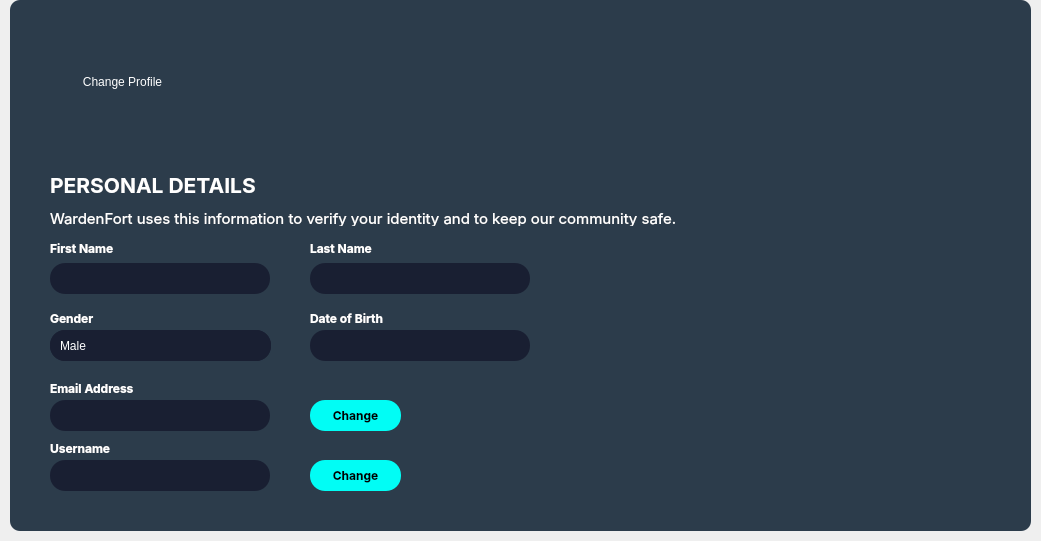
<?xml version="1.0" encoding="UTF-8"?>
<ui version="4.0">
 <class>accountWidget</class>
 <widget class="QWidget" name="accountWidget">
  <property name="geometry">
   <rect>
    <x>0</x>
    <y>0</y>
    <width>1041</width>
    <height>541</height>
   </rect>
  </property>
  <property name="windowTitle">
   <string>Form</string>
  </property>
  <layout class="QHBoxLayout" name="horizontalLayout">
   <property name="leftMargin">
    <number>10</number>
   </property>
   <property name="topMargin">
    <number>0</number>
   </property>
   <property name="rightMargin">
    <number>10</number>
   </property>
   <property name="bottomMargin">
    <number>10</number>
   </property>
   <item>
    <widget class="QFrame" name="frame_3">
     <property name="styleSheet">
      <string notr="true">background-color: rgb(44, 60, 75);
border: 0px;
border-radius: 10px;</string>
     </property>
     <property name="frameShape">
      <enum>QFrame::StyledPanel</enum>
     </property>
     <property name="frameShadow">
      <enum>QFrame::Plain</enum>
     </property>
     <widget class="QLabel" name="label_4">
      <property name="geometry">
       <rect>
        <x>30</x>
        <y>-10</y>
        <width>131</width>
        <height>131</height>
       </rect>
      </property>
      <property name="styleSheet">
       <string notr="true">background-color: transparent;</string>
      </property>
      <property name="text">
       <string/>
      </property>
      <property name="pixmap">
       <pixmap>../../../Downloads/Ellipse.png</pixmap>
      </property>
     </widget>
     <widget class="QLabel" name="label_6">
      <property name="geometry">
       <rect>
        <x>40</x>
        <y>170</y>
        <width>221</width>
        <height>31</height>
       </rect>
      </property>
      <property name="font">
       <font>
        <family>Inter</family>
        <pointsize>16</pointsize>
        <bold>true</bold>
       </font>
      </property>
      <property name="styleSheet">
       <string notr="true">background-color: transparent;
color: white;</string>
      </property>
      <property name="text">
       <string>PERSONAL DETAILS</string>
      </property>
     </widget>
     <widget class="QLabel" name="label_7">
      <property name="geometry">
       <rect>
        <x>40</x>
        <y>210</y>
        <width>631</width>
        <height>16</height>
       </rect>
      </property>
      <property name="font">
       <font>
        <family>Inter</family>
        <pointsize>11</pointsize>
       </font>
      </property>
      <property name="styleSheet">
       <string notr="true">background-color: transparent; color: white;</string>
      </property>
      <property name="text">
       <string>WardenFort uses this information to verify your identity and to keep our community safe. </string>
      </property>
     </widget>
     <widget class="QLabel" name="label_8">
      <property name="geometry">
       <rect>
        <x>40</x>
        <y>240</y>
        <width>71</width>
        <height>16</height>
       </rect>
      </property>
      <property name="font">
       <font>
        <family>Inter</family>
        <bold>true</bold>
       </font>
      </property>
      <property name="styleSheet">
       <string notr="true">background-color: transparent; color: white;</string>
      </property>
      <property name="text">
       <string>First Name</string>
      </property>
     </widget>
     <widget class="QLabel" name="label_9">
      <property name="geometry">
       <rect>
        <x>300</x>
        <y>240</y>
        <width>71</width>
        <height>16</height>
       </rect>
      </property>
      <property name="font">
       <font>
        <family>Inter</family>
        <bold>true</bold>
       </font>
      </property>
      <property name="styleSheet">
       <string notr="true">background-color: transparent; color: white;</string>
      </property>
      <property name="text">
       <string>Last Name</string>
      </property>
     </widget>
     <widget class="QLineEdit" name="lineEdit">
      <property name="geometry">
       <rect>
        <x>40</x>
        <y>263</y>
        <width>220</width>
        <height>31</height>
       </rect>
      </property>
      <property name="styleSheet">
       <string notr="true">QLineEdit {
border-radius: 15px; 
background-color: #191F32;
padding-left: 10px;
	color: rgb(255, 255, 255);
}

</string>
      </property>
     </widget>
     <widget class="QLineEdit" name="lineEdit_2">
      <property name="geometry">
       <rect>
        <x>300</x>
        <y>263</y>
        <width>220</width>
        <height>31</height>
       </rect>
      </property>
      <property name="styleSheet">
       <string notr="true">QLineEdit {
border-radius: 15px; 
background-color: #191F32;
padding-left: 10px;
	color: rgb(255, 255, 255);
}

</string>
      </property>
     </widget>
     <widget class="QLabel" name="label_10">
      <property name="geometry">
       <rect>
        <x>40</x>
        <y>310</y>
        <width>71</width>
        <height>16</height>
       </rect>
      </property>
      <property name="font">
       <font>
        <family>Inter</family>
        <bold>true</bold>
       </font>
      </property>
      <property name="styleSheet">
       <string notr="true">background-color: transparent; color: white;</string>
      </property>
      <property name="text">
       <string>Gender</string>
      </property>
     </widget>
     <widget class="QLabel" name="label_11">
      <property name="geometry">
       <rect>
        <x>300</x>
        <y>310</y>
        <width>91</width>
        <height>16</height>
       </rect>
      </property>
      <property name="font">
       <font>
        <family>Inter</family>
        <bold>true</bold>
       </font>
      </property>
      <property name="styleSheet">
       <string notr="true">background-color: transparent; color: white;</string>
      </property>
      <property name="text">
       <string>Date of Birth</string>
      </property>
     </widget>
     <widget class="QLabel" name="label_12">
      <property name="geometry">
       <rect>
        <x>40</x>
        <y>380</y>
        <width>91</width>
        <height>16</height>
       </rect>
      </property>
      <property name="font">
       <font>
        <family>Inter</family>
        <bold>true</bold>
       </font>
      </property>
      <property name="styleSheet">
       <string notr="true">background-color: transparent; color: white;</string>
      </property>
      <property name="text">
       <string>Email Address</string>
      </property>
     </widget>
     <widget class="QLineEdit" name="lineEdit_3">
      <property name="geometry">
       <rect>
        <x>40</x>
        <y>400</y>
        <width>220</width>
        <height>31</height>
       </rect>
      </property>
      <property name="styleSheet">
       <string notr="true">QLineEdit {
border-radius: 15px; 
background-color: #191F32;
padding-left: 10px;
	color: rgb(255, 255, 255);
}

</string>
      </property>
      <property name="text">
       <string/>
      </property>
     </widget>
     <widget class="QLineEdit" name="lineEdit_4">
      <property name="geometry">
       <rect>
        <x>40</x>
        <y>460</y>
        <width>220</width>
        <height>31</height>
       </rect>
      </property>
      <property name="styleSheet">
       <string notr="true">QLineEdit {
border-radius: 15px; 
background-color: #191F32;
padding-left: 10px;
	color: rgb(255, 255, 255);
}

</string>
      </property>
     </widget>
     <widget class="QLabel" name="label_13">
      <property name="geometry">
       <rect>
        <x>40</x>
        <y>440</y>
        <width>91</width>
        <height>16</height>
       </rect>
      </property>
      <property name="font">
       <font>
        <family>Inter</family>
        <bold>true</bold>
       </font>
      </property>
      <property name="styleSheet">
       <string notr="true">background-color: transparent; color: white;</string>
      </property>
      <property name="text">
       <string>Username</string>
      </property>
     </widget>
     <widget class="QPushButton" name="pushButton_2">
      <property name="geometry">
       <rect>
        <x>300</x>
        <y>400</y>
        <width>91</width>
        <height>31</height>
       </rect>
      </property>
      <property name="font">
       <font>
        <family>Inter</family>
        <bold>true</bold>
       </font>
      </property>
      <property name="styleSheet">
       <string notr="true">background-color: #01FDF5;
color: black;
border-radius: 15px;</string>
      </property>
      <property name="text">
       <string>Change</string>
      </property>
     </widget>
     <widget class="QPushButton" name="pushButton_3">
      <property name="geometry">
       <rect>
        <x>300</x>
        <y>460</y>
        <width>91</width>
        <height>31</height>
       </rect>
      </property>
      <property name="font">
       <font>
        <family>Inter</family>
        <bold>true</bold>
       </font>
      </property>
      <property name="styleSheet">
       <string notr="true">background-color: #01FDF5;
color: black;
border-radius: 15px;</string>
      </property>
      <property name="text">
       <string>Change</string>
      </property>
     </widget>
     <widget class="QLabel" name="label_15">
      <property name="geometry">
       <rect>
        <x>390</x>
        <y>360</y>
        <width>111</width>
        <height>121</height>
       </rect>
      </property>
      <property name="styleSheet">
       <string notr="true">background-color: transparent;</string>
      </property>
      <property name="text">
       <string/>
      </property>
     </widget>
     <widget class="QLabel" name="label_16">
      <property name="geometry">
       <rect>
        <x>390</x>
        <y>550</y>
        <width>631</width>
        <height>16</height>
       </rect>
      </property>
      <property name="font">
       <font>
        <family>Inter</family>
        <pointsize>11</pointsize>
       </font>
      </property>
      <property name="styleSheet">
       <string notr="true">background-color: transparent; color: white;</string>
      </property>
      <property name="text">
       <string>WardenFort uses this information to verify your identity and to keep our community safe. </string>
      </property>
     </widget>
     <widget class="QLabel" name="label_18">
      <property name="geometry">
       <rect>
        <x>680</x>
        <y>290</y>
        <width>111</width>
        <height>121</height>
       </rect>
      </property>
      <property name="styleSheet">
       <string notr="true">background-color: transparent;</string>
      </property>
      <property name="text">
       <string/>
      </property>
     </widget>
     <widget class="QLineEdit" name="lineEdit_5">
      <property name="geometry">
       <rect>
        <x>40</x>
        <y>330</y>
        <width>220</width>
        <height>31</height>
       </rect>
      </property>
      <property name="styleSheet">
       <string notr="true">QLineEdit {
border-radius: 15px; 
background-color: #191F32;
padding-left: 10px;
	color: rgb(255, 255, 255);
}

</string>
      </property>
     </widget>
     <widget class="QLineEdit" name="lineEdit_6">
      <property name="geometry">
       <rect>
        <x>300</x>
        <y>330</y>
        <width>220</width>
        <height>31</height>
       </rect>
      </property>
      <property name="styleSheet">
       <string notr="true">QLineEdit {
border-radius: 15px; 
background-color: #191F32;
padding-left: 10px;
	color: rgb(255, 255, 255);
}

</string>
      </property>
     </widget>
     <widget class="QPushButton" name="pushButton_4">
      <property name="geometry">
       <rect>
        <x>42</x>
        <y>14</y>
        <width>141</width>
        <height>131</height>
       </rect>
      </property>
      <property name="focusPolicy">
       <enum>Qt::NoFocus</enum>
      </property>
      <property name="styleSheet">
       <string notr="true">border-radius: 10px;</string>
      </property>
      <property name="text">
       <string/>
      </property>
      <property name="icon">
       <iconset resource="wardenfort.qrc">
        <normaloff>:/wardenfort/no-profile-picture-15258.png</normaloff>:/wardenfort/no-profile-picture-15258.png</iconset>
      </property>
      <property name="iconSize">
       <size>
        <width>141</width>
        <height>131</height>
       </size>
      </property>
     </widget>
     <widget class="QPushButton" name="changeBTN">
      <property name="geometry">
       <rect>
        <x>62</x>
        <y>70</y>
        <width>101</width>
        <height>24</height>
       </rect>
      </property>
      <property name="cursor">
       <cursorShape>PointingHandCursor</cursorShape>
      </property>
      <property name="styleSheet">
       <string notr="true">color: rgb(255, 255, 255);</string>
      </property>
      <property name="text">
       <string>Change Profile</string>
      </property>
     </widget>
     <widget class="QPushButton" name="pushButton_5">
      <property name="geometry">
       <rect>
        <x>36</x>
        <y>10</y>
        <width>151</width>
        <height>141</height>
       </rect>
      </property>
      <property name="focusPolicy">
       <enum>Qt::NoFocus</enum>
      </property>
      <property name="styleSheet">
       <string notr="true">border-radius: 10px;
background-color: rgba(255, 255, 255, 0);</string>
      </property>
      <property name="text">
       <string/>
      </property>
      <property name="icon">
       <iconset resource="wardenfort.qrc">
        <normaloff>:/wardenfort/crop.png</normaloff>:/wardenfort/crop.png</iconset>
      </property>
      <property name="iconSize">
       <size>
        <width>141</width>
        <height>133</height>
       </size>
      </property>
     </widget>
     <widget class="QFrame" name="frame">
      <property name="geometry">
       <rect>
        <x>176</x>
        <y>5</y>
        <width>120</width>
        <height>151</height>
       </rect>
      </property>
      <property name="styleSheet">
       <string notr="true">background-color: rgb(44, 60, 75);</string>
      </property>
      <property name="frameShape">
       <enum>QFrame::StyledPanel</enum>
      </property>
      <property name="frameShadow">
       <enum>QFrame::Raised</enum>
      </property>
     </widget>
     <widget class="QFrame" name="frame_2">
      <property name="geometry">
       <rect>
        <x>10</x>
        <y>20</y>
        <width>41</width>
        <height>151</height>
       </rect>
      </property>
      <property name="styleSheet">
       <string notr="true">background-color: rgb(44, 60, 75);</string>
      </property>
      <property name="frameShape">
       <enum>QFrame::StyledPanel</enum>
      </property>
      <property name="frameShadow">
       <enum>QFrame::Raised</enum>
      </property>
     </widget>
     <widget class="QPushButton" name="label_5">
      <property name="geometry">
       <rect>
        <x>-97</x>
        <y>-31</y>
        <width>611</width>
        <height>231</height>
       </rect>
      </property>
      <property name="styleSheet">
       <string notr="true">background-color: rgba(255, 255, 255, 0);</string>
      </property>
      <property name="text">
       <string/>
      </property>
      <property name="icon">
       <iconset resource="wardenfort.qrc">
        <normaloff>:/wardenfort/C:/Users/admin/Downloads/framee.png</normaloff>:/wardenfort/C:/Users/admin/Downloads/framee.png</iconset>
      </property>
      <property name="iconSize">
       <size>
        <width>350</width>
        <height>350</height>
       </size>
      </property>
     </widget>
     <widget class="QComboBox" name="comboBox">
      <property name="geometry">
       <rect>
        <x>40</x>
        <y>330</y>
        <width>221</width>
        <height>31</height>
       </rect>
      </property>
      <property name="styleSheet">
       <string notr="true">QComboBox {
    border-radius: 15px;
    background-color: #191F32;
    padding-left: 10px;
    color: rgb(255, 255, 255);
}

QComboBox::drop-down {
    subcontrol-origin: padding;
    subcontrol-position: top right;
    width: 20px;
    border: none;
    border-top-right-radius: 15px; /* Ensure right border-radius for the top */
    border-bottom-right-radius: 15px; /* Ensure right border-radius for the bottom */
    background-color: #191F32; /* Same as combo box to blend in */
}

QComboBox::down-arrow {
    image: url(D:/Project/WardenFort/WardenFort/downButton.png); /* Set your custom arrow image */
    width: 10px; /* Adjust arrow size */
    height: 10px;
}

QComboBox QAbstractItemView {
    border-radius: 15px;
    background-color: #191F32;
    color: rgb(255, 255, 255);
}

QComboBox QAbstractItemView::item {
    border-radius: 15px; /* Apply border radius to individual items */
    background-color: #191F32;
    color: rgb(255, 255, 255);
}
</string>
      </property>
      <item>
       <property name="text">
        <string>Male</string>
       </property>
      </item>
      <item>
       <property name="text">
        <string>Female</string>
       </property>
      </item>
     </widget>
     <zorder>pushButton_4</zorder>
     <zorder>pushButton_5</zorder>
     <zorder>frame</zorder>
     <zorder>frame_2</zorder>
     <zorder>label_5</zorder>
     <zorder>label_4</zorder>
     <zorder>label_6</zorder>
     <zorder>label_7</zorder>
     <zorder>label_8</zorder>
     <zorder>label_9</zorder>
     <zorder>lineEdit</zorder>
     <zorder>lineEdit_2</zorder>
     <zorder>label_10</zorder>
     <zorder>label_11</zorder>
     <zorder>label_12</zorder>
     <zorder>lineEdit_3</zorder>
     <zorder>lineEdit_4</zorder>
     <zorder>label_13</zorder>
     <zorder>pushButton_2</zorder>
     <zorder>pushButton_3</zorder>
     <zorder>label_15</zorder>
     <zorder>label_16</zorder>
     <zorder>label_18</zorder>
     <zorder>lineEdit_5</zorder>
     <zorder>lineEdit_6</zorder>
     <zorder>changeBTN</zorder>
     <zorder>comboBox</zorder>
    </widget>
   </item>
  </layout>
 </widget>
 <resources>
  <include location="wardenfort.qrc"/>
 </resources>
 <connections/>
</ui>
